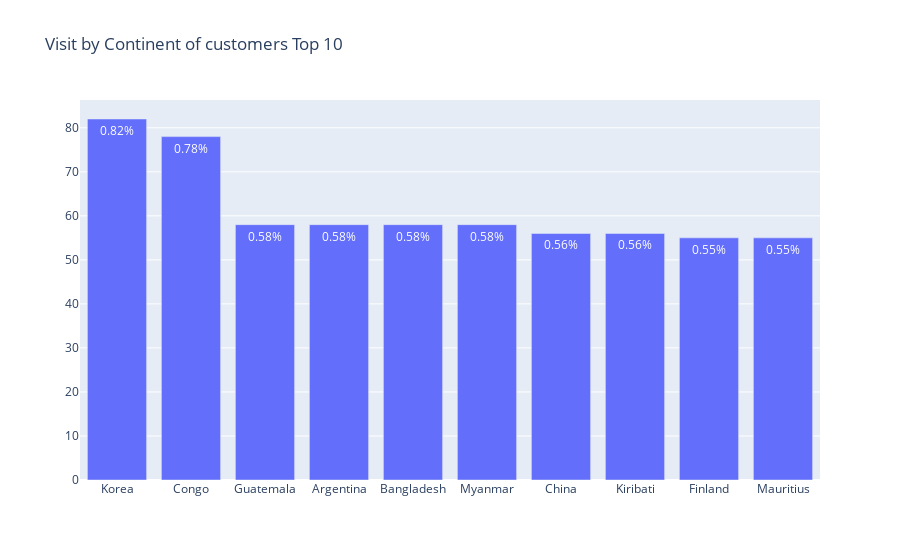

Notebook cell for this chart:
### Code cell
visit_country = event_visit_type.groupby('country')['customer_id'].nunique().sort_values(ascending=False)
percentages = get_percentages(visit_country)
fig = go.Figure(data=go.Bar(x=visit_country[:10].index, y=visit_country[:10].values, text=percentages.apply(lambda y :str(y) + '%')))
fig.update_layout(title = 'Visit by Continent of customers Top 10')
fig.show()

### Figure 1 — Plotly figure (JSON) as saved in the notebook; plotly's stock layout.template omitted (floating-point values rounded to 4 significant figures; data arrays with more than 128 entries replaced by an {"elided": "..."} marker saying what was removed)
{"data": [{"text": {"elided": "243 str values"}, "type": "bar", "x": ["Korea", "Congo", "Guatemala", "Argentina", "Bangladesh", "Myanmar", "China", "Kiribati", "Finland", "Mauritius"], "y": [82, 78, 58, 58, 58, 58, 56, 56, 55, 55]}], "layout": {"title": {"text": "Visit by Continent of customers Top 10"}}}
